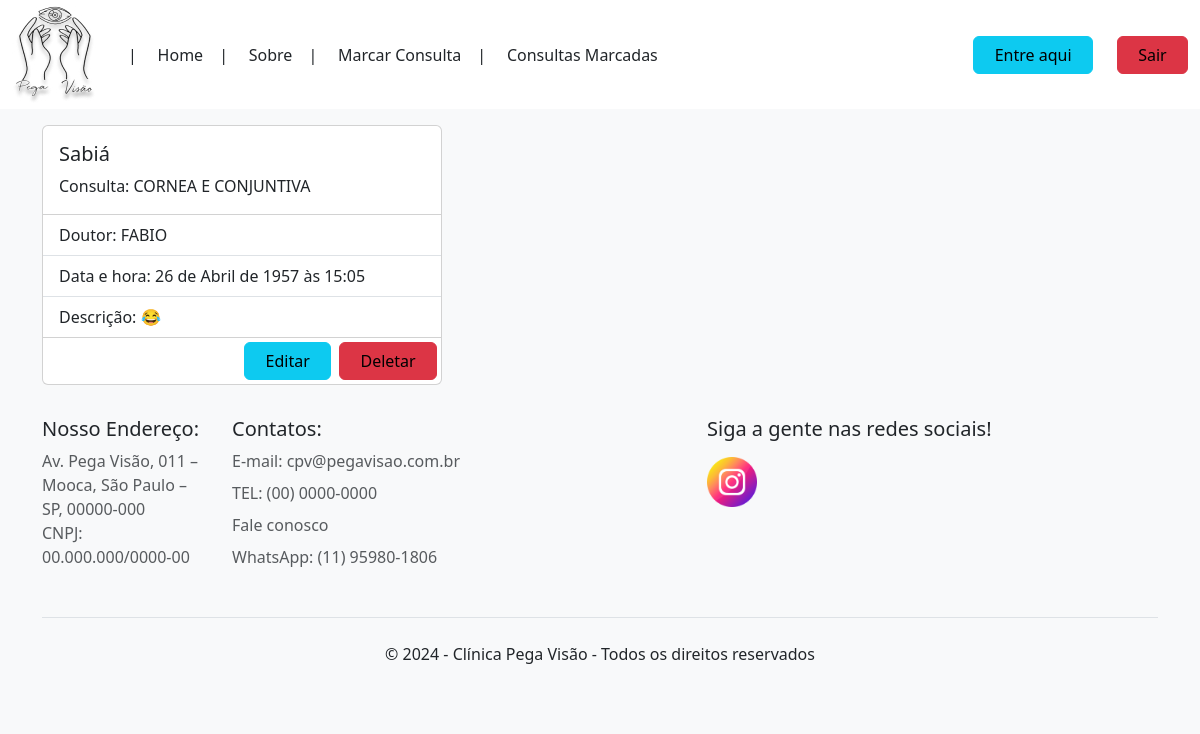
The app's page /marcadas/ (signed in) with its own data.
### apps/PV/models.py (models this page shows)
class Consultas(models.Model):
    OPCOES_DOUTOR = [
        ("ENZO", "Enzo"),
        ("FABIO", "Fabio"),
        ("NG", "Ng"),
        ("QUALQUER UM", "Qualquer Um")
    ]
    OPCOES_CONSULTA = [
        ("CATARATA", "Catarata"),
        ("CERATOCONE", "Ceratocone"),
        ("CIRURGIA REFRATIVA", "Cirurgia Refrativa"),
        ("CORNEA E CONJUNTIVA", "Cornea e Conjuntiva"),
        ("GLAUCOMA", "Glaucoma"),
        ("LENTES DE CONTATO", "Lentes de Contato"),
        ("LENTES INTRAOCULAR PREMIUM", "Lente Intraocular Premium"),
        ("OFTALMOLOGIA GERAL", "Oftalmologia Geral"),
        ("OFTALMOPEDIATRIA", "Oftalmopediatria"),
        ("PLASTICA OCULAR", "Plastica Ocular"),
    ]
    doutor = models.CharField(max_length=100, choices=OPCOES_DOUTOR, default='QUALQUER UM')
    consulta = models.CharField(max_length=100, choices=OPCOES_CONSULTA, default='')
    descricao = models.TextField(null=True, blank=True)
    status = models.BooleanField(default=True)
    data = models.DateTimeField(default=datetime.now, blank=False)
    usuario = models.ForeignKey(settings.AUTH_USER_MODEL, on_delete=models.CASCADE)

### apps/PV/views.py (the view)
# urls.py: path('marcadas/', marcadas, name='marcadas'),
def marcadas(request):
    form = LoginForms()
    if not request.user.is_authenticated:
        messages.error(request, "Faça login ou realize o cadastro antes de visualizar suas consultas!")
        return redirect ('index')
    user = request.user
    consultas = Consultas.objects.filter(usuario=user)
    return render(request, 'clinica/marcadas.html', {"cards": consultas,'form':form})

### templates/clinica/marcadas.html (shortened to what this page needs)
{% extends 'clinica/base.html' %}
{% load static %}
{% block content %}
  <div class="gap-3 container d-flex flex-wrap  py-3">
    {% if cards %}
      {% for consulta in cards %}
        <div class="card" style="width: 400px;">
          <div class="card-body">
            <h5  class="card-title">{{ consulta.usuario }}</h5>
            <p class="card-text">Consulta: {{ consulta.consulta }}</p>
          </div>
          <ul class="list-group list-group-flush">
            <li class="list-group-item">Doutor: {{ consulta.doutor }}</li>
            <li class="list-group-item">Data e hora: {{ consulta.data }}</li>
            <li class="list-group-item">Descrição: {{ consulta.descricao }}</li>
          </ul>
          <div style="display: flex; justify-content: end;">
            <a href="{% url "editar_consulta" consulta.id %}"><button style="color: #000;" class="btn btn-info m-1" type="button" data-bs-target="#exampleModal">&nbsp; Editar &nbsp;</button></a>
            <a href="{% url "deletar_consulta" consulta.id %}"><button style="color: #000;" class="btn btn-danger m-1" type="button" data-bs-target="#exampleModal">&nbsp; Deletar &nbsp;</button></a>
          </div>
        </div>
      {% endfor %}
    {% endif %}
  </div>
{% endblock %}

### records on screen
Consultas: usuario "Sabiá", consulta "CORNEA E CONJUNTIVA", doutor "FABIO", data "26 de Abril de 1957 às 15:05", descricao "😂"
